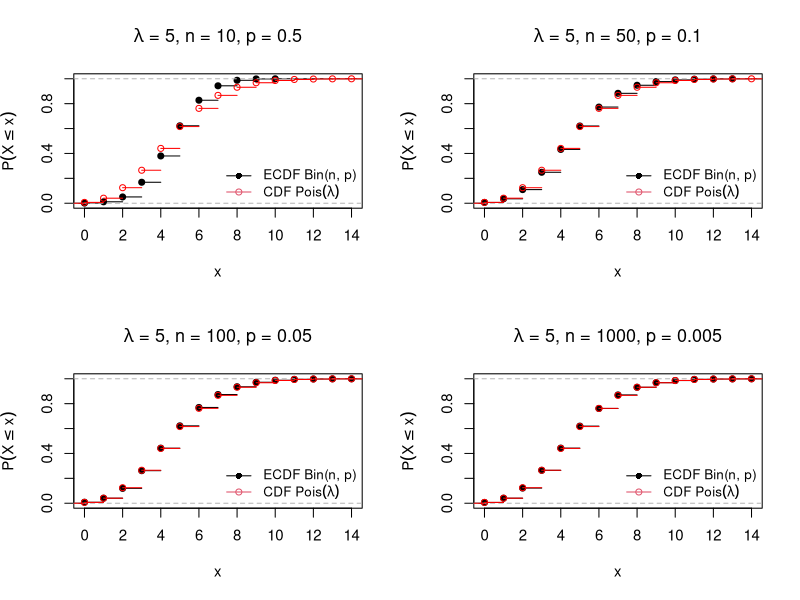

Write R code to recreate this figure.
## Connection between Binomial and Poisson distributions
## As n -> infinity, keeping n*p = lambda constant, Bin(n, p) approaches
## Pois(lambda)

set.seed(100)
par(mfrow = c(2,2), cex = 0.9)

lambda <- 5
n <- c(10, 50, 100, 1000)

for (nn in n) {
  x <- rbinom(10000, size = nn, prob = lambda / nn)
  plot.ecdf(x, xlim = c(0, lambda*2 + 4), ylab = expression(P(X<=x)), 
            main = bquote(lambda ~ "=" ~ .(lambda) * ", n =" ~ .(nn)
                          * ", p =" ~ .(lambda / nn)))
  cdf <- c(0, ppois(0:(lambda*2 + 4), lambda))
  plot(stepfun(0:(lambda*2 + 4), cdf, f = 0), col = "red", 
       add = TRUE, verticals = FALSE, pch = 1)
  legend("bottomright", 
         c("ECDF Bin(n, p)", expression("CDF Pois" * (lambda))),
         col = c(1, 2), pch = c(16, 1), lty = 1, bty = "n", cex = 0.9)
}